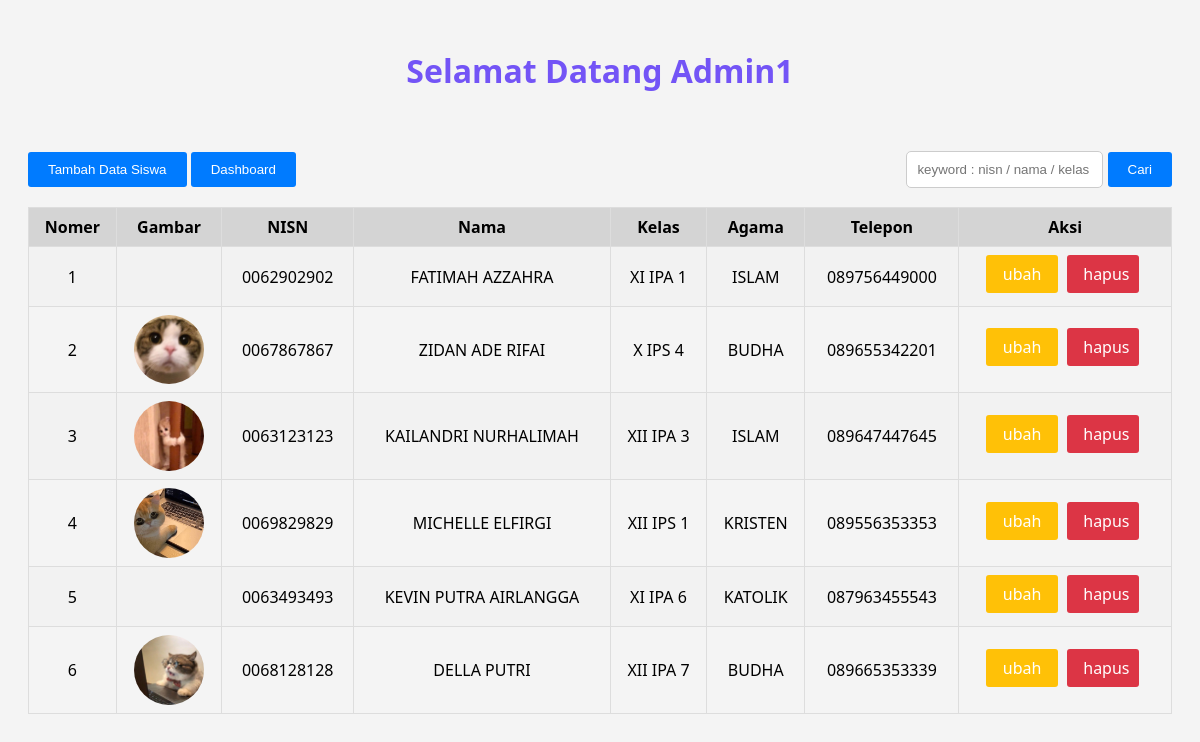
The app's page /admin/dataSiswa.php (signed in) with its own data.
### tables this page shows
CREATE TABLE `data_siswa` (
  `id` int(11) NOT NULL,
  `nisn_siswa` varchar(10) NOT NULL,
  `nama_siswa` varchar(100) NOT NULL,
  `kelas_siswa` varchar(100) NOT NULL,
  `agama_siswa` varchar(100) NOT NULL,
  `telepon_siswa` varchar(14) NOT NULL,
  `foto_siswa` varchar(100) NOT NULL,
  `password` varchar(50) NOT NULL,
  `created_at` datetime NOT NULL DEFAULT current_timestamp()
);

### server/admin.php (called while the page is built, shortened)
<?php
function ambilDataSiswa($ambilDataSiswa){
  global $db;
  $result = mysqli_query($db, $ambilDataSiswa);
  $rows = [];
  while($row = mysqli_fetch_assoc($result)){
    $rows[] = $row;
  }
  return $rows;
}
?>

### admin/dataSiswa.php (the view, shortened to what this page needs)
<?php
$dataSiswa = ambilDataSiswa("SELECT * FROM data_siswa");
?>
<!DOCTYPE html>
<html lang="en">
<head>
  <link rel="stylesheet" href="../style/admin/dataSiswa.css">
</head>
<body>
  <h1>Selamat Datang <span><?= $_SESSION['username_admin']['username'] ?></span></h1>
  <div class="navigation">
    <div class="button">
      <a href="tambahDataSiswa.php"><button>Tambah Data Siswa</button></a>
      <a href="dashboardAdmin.php"><button>Dashboard</button></a>
    </div>
    <form action="dataSiswa.php" method="POST">
      <input type="text" name="keyword" size="40" placeholder="keyword : nisn / nama / kelas" autocomplete="off" autofocus required>
      <button type="submit" name="cari">Cari</button>
    </form>
  </div>
  <div class="table-container">
    <table border="1" cellpading="10" cellspacing="0">
      <tr>
        <th>Nomer</th>
        <th>Gambar</th>
        <th>NISN</th>
        <th>Nama</th>
        <th>Kelas</th>
        <th>Agama</th>
        <th>Telepon</th>
        <th>Aksi</th>
      </tr>
      <?php $i=1 ?>
      <?php foreach($dataSiswa as $row): ?>
      <tr>
        <td><?= $i ?></td>
        <td><img src="../img/siswa/<?= $row['foto_siswa'] ?>" width="70" style="border-radius: 50%" alt=""></td>
        <td><?= $row['nisn_siswa'] ?></td>
        <td><?= $row['nama_siswa'] ?></td>
        <td><?= $row['kelas_siswa'] ?></td>
        <td><?= $row['agama_siswa'] ?></td>
        <td><?= $row['telepon_siswa'] ?></td>
        <td>
          <a href="./updateDataSiswa.php?id=<?=$row['id']?>" class="button-update-data">ubah</a>
          <a href="./hapusDataSiswa.php?id=<?= $row['id']?>" onclick="return confirm ('Yakin Ingin Menghapus Data?');" class="button-hapus-data">hapus</a>
        </td>
      </tr>
      <?php $i++ ?>
      <?php endforeach; ?>
    </table>
  </div>
</body>
</html>

### style/admin/dataSiswa.css (style rules this page uses)
body { font-family: "Segoe UI", Tahoma, Geneva, Verdana, sans-serif; background-color: #f4f4f4; padding: 20px; }
h1 { text-align: center; margin-bottom: 50px; font-weight: bold; color: #7354f6; }
.navigation { display: flex; justify-content: space-between; }
.table-container { overflow-x: auto; }
a { text-decoration: none; }
.button-update-data, .button-hapus-data { padding: 8px 16px; border-radius: 3px; margin: 0 5px 5px 0; width: 40px; text-align: center; cursor: pointer; display: inline-block; color: #fff; }
.button-update-data { background-color: #ffc107; }
.button-hapus-data { background-color: #dc3545; }
button { cursor: pointer; padding: 10px 20px; border-radius: 3px; margin-top: 10px; margin-bottom: 20px; border: none; color: #fff; background-color: #007bff; }
input[type="text"] { width: 175px; padding: 10px; margin-bottom: 10px; border-radius: 5px; border: 1px solid #ccc; }
table { width: 100%; border-collapse: collapse; }
th, td { padding: 8px; text-align: center; border: 1px solid #dddddd; }
th { background-color: #d4d4d4; }
tr:nth-child(even) { background-color: #f2f2f2; }
img { display: block; margin: 0 auto; }

### records on screen
data_siswa: nisn_siswa "0062902902", nama_siswa "FATIMAH AZZAHRA", kelas_siswa "XI IPA 1", agama_siswa "ISLAM", telepon_siswa "089756449000"
data_siswa: foto_siswa (picture), nisn_siswa "0067867867", nama_siswa "ZIDAN ADE RIFAI", kelas_siswa "X IPS 4", agama_siswa "BUDHA", telepon_siswa "089655342201"
data_siswa: foto_siswa (picture), nisn_siswa "0063123123", nama_siswa "KAILANDRI NURHALIMAH", kelas_siswa "XII IPA 3", agama_siswa "ISLAM", telepon_siswa "089647447645"
data_siswa: foto_siswa (picture), nisn_siswa "0069829829", nama_siswa "MICHELLE ELFIRGI", kelas_siswa "XII IPS 1", agama_siswa "KRISTEN", telepon_siswa "089556353353"
data_siswa: nisn_siswa "0063493493", nama_siswa "KEVIN PUTRA AIRLANGGA", kelas_siswa "XI IPA 6", agama_siswa "KATOLIK", telepon_siswa "087963455543"
data_siswa: foto_siswa (picture), nisn_siswa "0068128128", nama_siswa "DELLA PUTRI", kelas_siswa "XII IPA 7", agama_siswa "BUDHA", telepon_siswa "089665353339"

### other values on screen
$_SESSION['username_admin']['username'] "Admin1"
